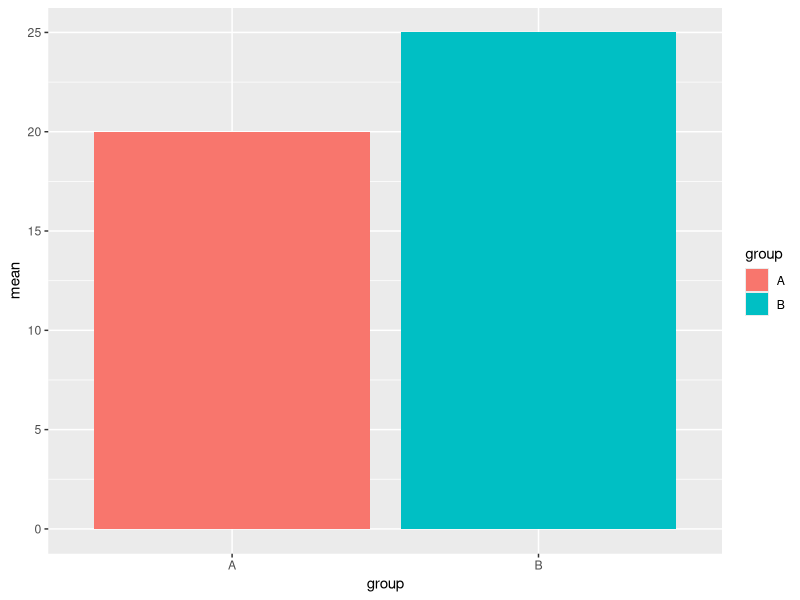
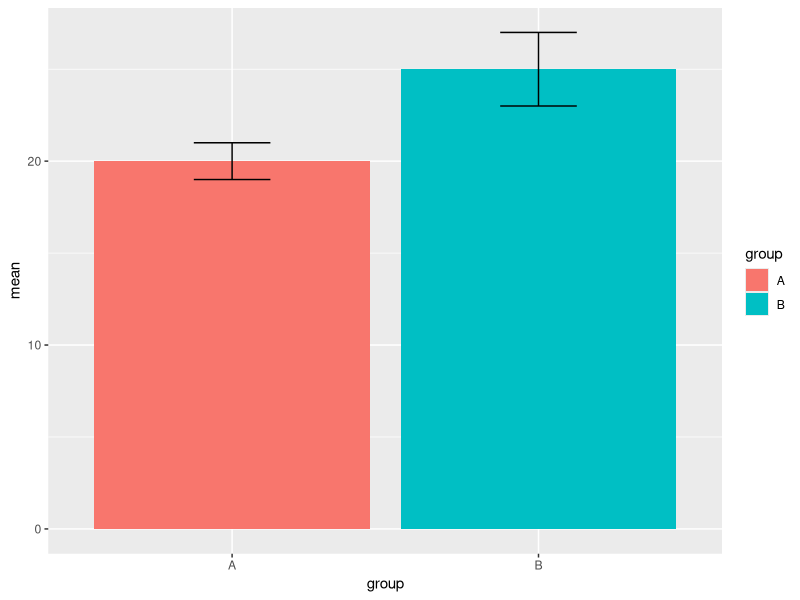
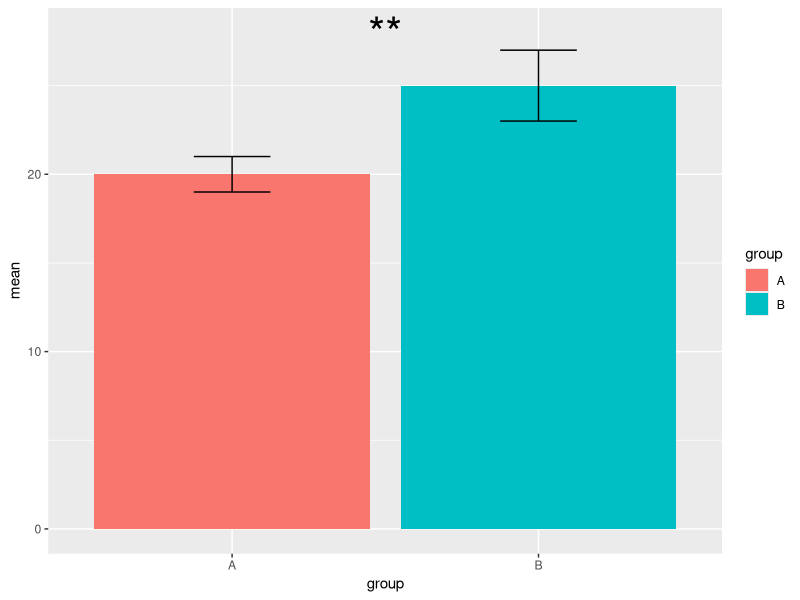
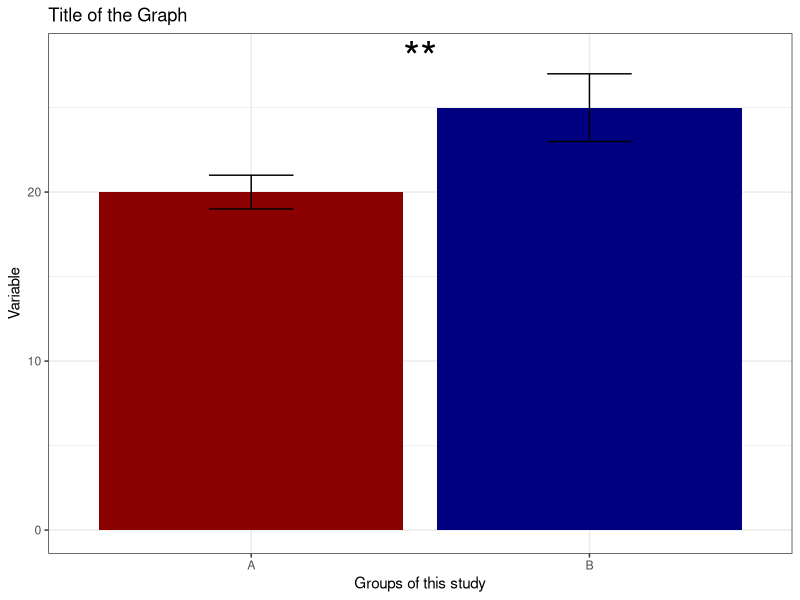
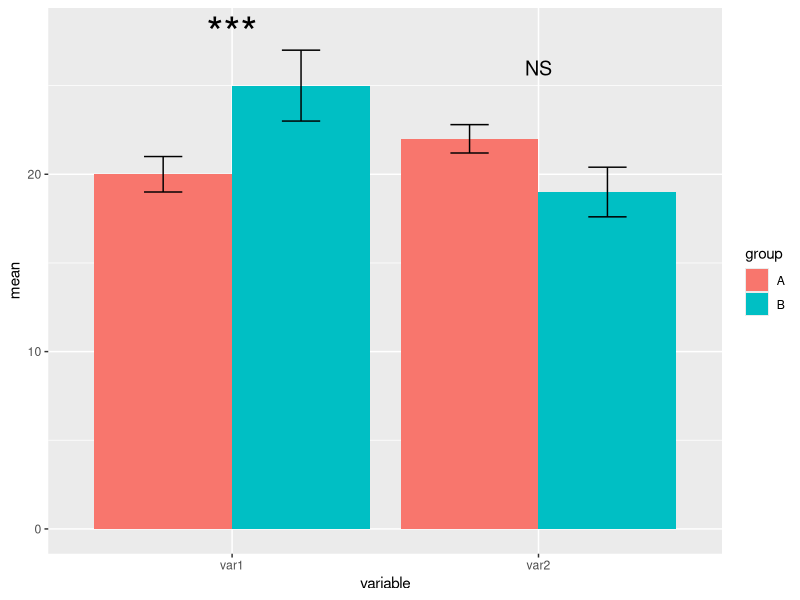
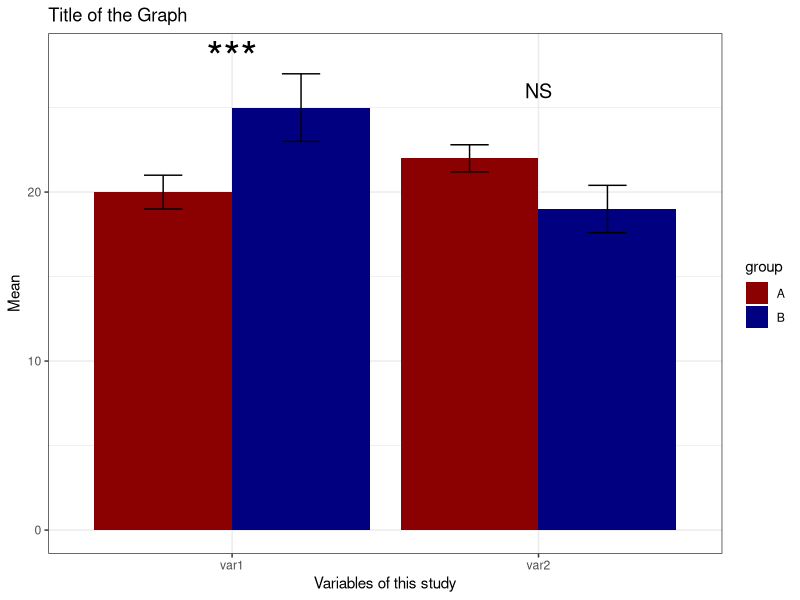
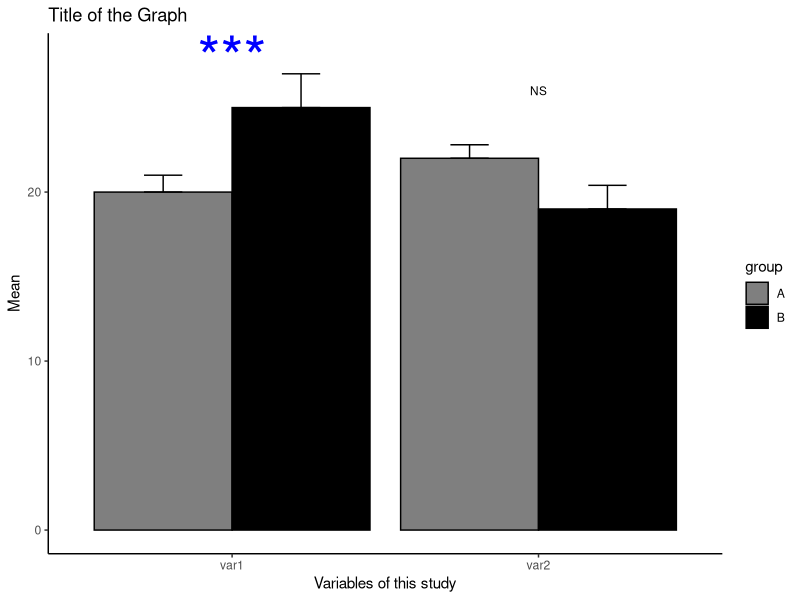
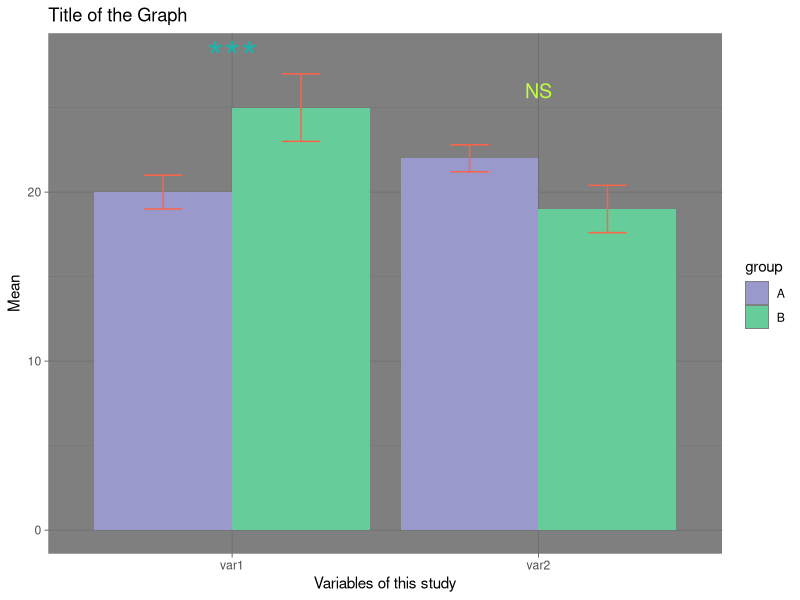

R code for these plots, in order:
#This is the basic bar graph with error bars and significance symbols
# Quite useful to show differences in mean between groups
# these are made using the package "ggplot2"
require(ggplot2) # 

# first you need a data frame with at least three columns, "group", "mean" ,and "sd"
data<- data.frame("group"=c("A","B"),"mean"=c(20,25),"sd"=c(1,2))

#simple bar graph
ggplot(data,aes(x=group,y=mean))+ # graph itself
  geom_bar(aes(y=mean,fill=group),stat="identity",position="dodge")

#simple bar graph plus error bars
ggplot(data,aes(x=group,y=mean))+ # graph itself
  geom_bar(aes(y=mean,fill=group),stat="identity",position="dodge")+
geom_errorbar(aes(x=group,ymin=mean-sd,ymax=mean+sd),position="dodge",width=0.25)
  
#bar graph, error bar, significance with *
  
ggplot(data,aes(x=group,y=mean))+ # graph itself
  geom_bar(aes(y=mean,fill=group),stat="identity",position="dodge")+
  geom_errorbar(aes(x=group,ymin=mean-sd,ymax=mean+sd),position="dodge",width=0.25)+
  annotate("text",x=1.5,y=28,label="**",size=11) # position, size and text


#Changing some aesthetics
ggplot(data,aes(x=group,y=mean))+ # graph itself
  geom_bar(aes(y=mean,fill=group),stat="identity",position="dodge")+
  geom_errorbar(aes(x=group,ymin=mean-sd,ymax=mean+sd),position="dodge",width=0.25)+
  annotate("text",x=1.5,y=28,label="**",size=11)+
  scale_fill_manual(values=c("darkred","navy"))+ # changing colours of the bars
  theme_bw()+ # one of the available background themes
  labs(title="Title of the Graph", x="Groups of this study",y="Variable")+ # labels of the title and both X and Y axis
  guides(fill="none") # No legends


#######################################################################
# a slightly more complex graph, with comparison of more variables between two groups
#for this we need a dataframe with groups, variables, mean, and sd

data1<- data.frame("group"=c("A","A","B","B"),
                   "variable"=c("var1","var2","var1","var2"),
                   "mean"=c(20,22,25,19),
                   "sd"=c(1,0.8,2,1.4)
                   )
# it is also needed a function called "position_dodge" so the error bars won't overlap
dodge <- position_dodge(width=0.9)

#graph
ggplot(data1,aes(x=variable,y=mean))+ # graph itself. Data is divided by variable
  geom_bar(aes(y=mean,fill=group),stat="identity",position="dodge")+ # fill is used to separate the groups 
  geom_errorbar(aes(x=variable,ymin=mean-sd,ymax=mean+sd,fill=group),position=dodge,width=0.25)+
  annotate("text",x=1,y=28,label="***",size=11)+ 
  annotate("text",x=2,y=26,label="NS",size=5) #non significant


#including some aesthetics
ggplot(data1,aes(x=variable,y=mean))+ # graph itself. Data is divided by variable
  geom_bar(aes(y=mean,fill=group),stat="identity",position="dodge")+ # fill is used to separate the groups 
  geom_errorbar(aes(x=variable,ymin=mean-sd,ymax=mean+sd,fill=group),position=dodge,width=0.25)+
  annotate("text",x=1,y=28,label="***",size=11)+
  annotate("text",x=2,y=26,label="NS",size=5) +
  scale_fill_manual(values=c("darkred","navy"))+ # changing colours of the bars
  theme_bw()+ # one of the available background themes
  labs(title="Title of the Graph", x="Variables of this study",y="Mean") # labels of the title and both X and Y axis

########################################################################
#Some aesthetic variations

#1
ggplot(data1,aes(x=variable,y=mean))+ 
  geom_bar(aes(y=mean,fill=group),stat="identity",position="dodge",colour="black")+  #'colour="black"' creates a black border on the bars
  geom_errorbar(aes(x=variable,ymin=mean,ymax=mean+sd,fill=group),position=dodge,width=0.25)+ # changing 'ymin' to 'mean' makes the graph show only the upper part
  annotate("text",x=1,y=28,label="***",size=15, colour="blue")+ #bigger and different colour
  annotate("text",x=2,y=26,label="NS",size=3) + # smaller
  scale_fill_manual(values=c("grey50","black"))+ # changing colours of the bars
  theme_classic()+ # one of the available background themes
  labs(title="Title of the Graph", x="Variables of this study",y="Mean")

#2
ggplot(data1,aes(x=variable,y=mean))+ 
  geom_bar(aes(y=mean,fill=group),stat="identity",position="dodge")+ 
  geom_errorbar(aes(x=variable,ymin=mean-sd,ymax=mean+sd,fill=group),colour="tomato",position=dodge,width=0.25)+
  annotate("text",x=1,y=28,label="***",size=11,colour="#20B2AA")+
  annotate("text",x=2,y=26,label="NS",size=5,colour="#C0FF3E" ) +
  scale_fill_manual(values=c("#9999CC","#66CC99"))+ # changing colours of the bars
  theme_dark()+ # one of the available background themes
  labs(title="Title of the Graph", x="Variables of this study",y="Mean")
